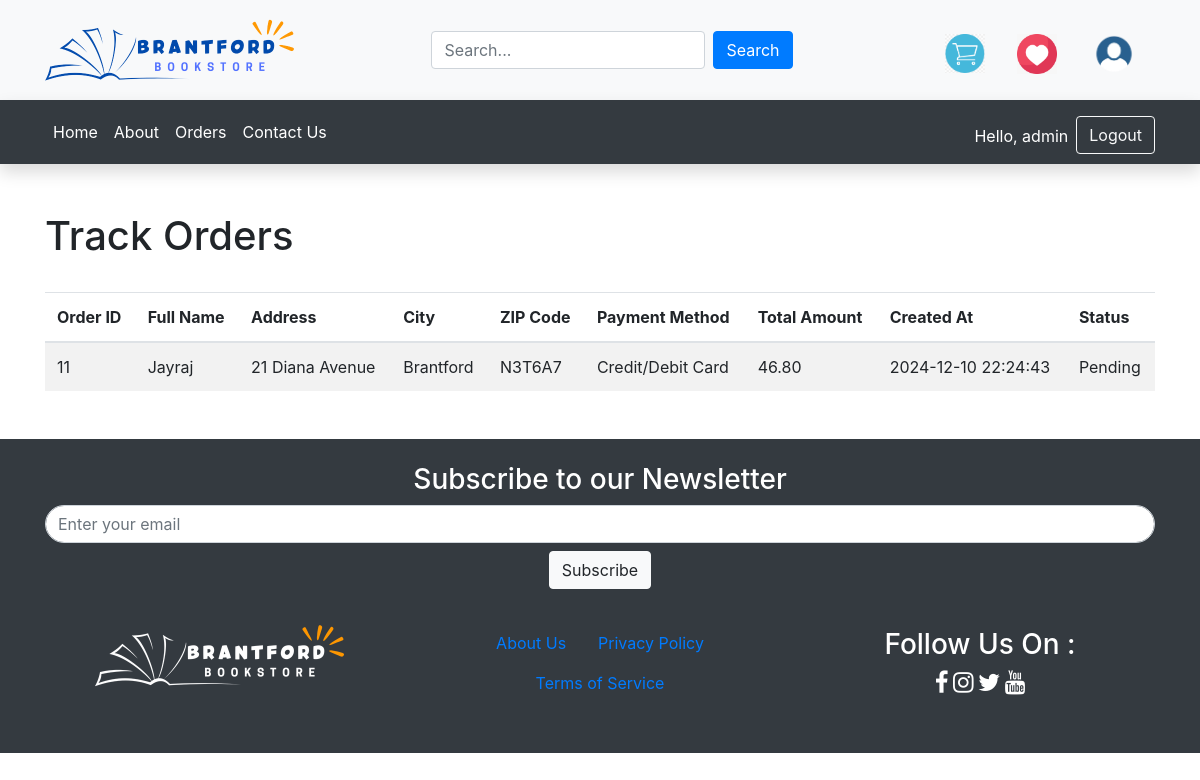
/track_order.php (signed in), run on the app's committed database.
### tables this page shows
CREATE TABLE `orders` (
  `id` int(11) NOT NULL,
  `user_id` int(11) NOT NULL,
  `full_name` varchar(255) NOT NULL,
  `address` varchar(255) NOT NULL,
  `city` varchar(255) NOT NULL,
  `zip_code` varchar(10) NOT NULL,
  `payment_method` varchar(50) NOT NULL,
  `total_amount` decimal(10,2) NOT NULL,
  `created_at` timestamp NOT NULL DEFAULT current_timestamp(),
  `status` varchar(255) NOT NULL DEFAULT 'Pending'
);

### track_order.php (the view, shortened to what this page needs)
<?php
include 'config/database.php';
$user_id = $_SESSION['user_id'];
$sql = "
    SELECT o.id AS order_id, o.full_name, o.address, o.city, o.zip_code,
           o.payment_method, o.total_amount, o.created_at, o.status, o.created_at
    FROM orders o
    WHERE o.user_id = ?
    ORDER BY o.created_at DESC
";
$stmt = $db->prepare($sql);
$stmt->bind_param("i", $user_id);
$stmt->execute();
$result = $stmt->get_result();
?>
<?php include 'components/header.php'; ?>
<div class="container mt-5 mb-5">
    <h1 class="txt-center">Track Orders</h1>
    <br>
    <?php
    if ($result->num_rows > 0) {
        echo "<table class='table table-striped'>";
        echo "<thead><tr>
            <th>Order ID</th>
            <th>Full Name</th>
            <th>Address</th>
            <th>City</th>
            <th>ZIP Code</th>
            <th>Payment Method</th>
            <th>Total Amount</th>
            <th>Created At</th>
            <th>Status</th>
          </tr></thead>";
        echo "<tbody>";
        while ($row = $result->fetch_assoc()) {
            echo "<tr>
                <td>{$row['order_id']}</td>
                <td>{$row['full_name']}</td>
                <td>{$row['address']}</td>
                <td>{$row['city']}</td>
                <td>{$row['zip_code']}</td>
                <td>{$row['payment_method']}</td>
                <td>{$row['total_amount']}</td>
                <td>{$row['created_at']}</td>
                <td>{$row['status']}</td>
              </tr>";
        }
        echo "</tbody></table>";
    } else {
        echo "<p>No orders found.</p>";
    }
    ?>
</div>
<?php include 'components/footer.php'; ?>

### data on the page
orders: id "11", full_name "Jayraj", address "21 Diana Avenue", city "Brantford", zip_code "N3T6A7", payment_method "Credit/Debit Card", total_amount "46.80", created_at "2024-12-10 22:24:43", status "Pending"

### other printed values
$_SESSION['username'] "admin"
